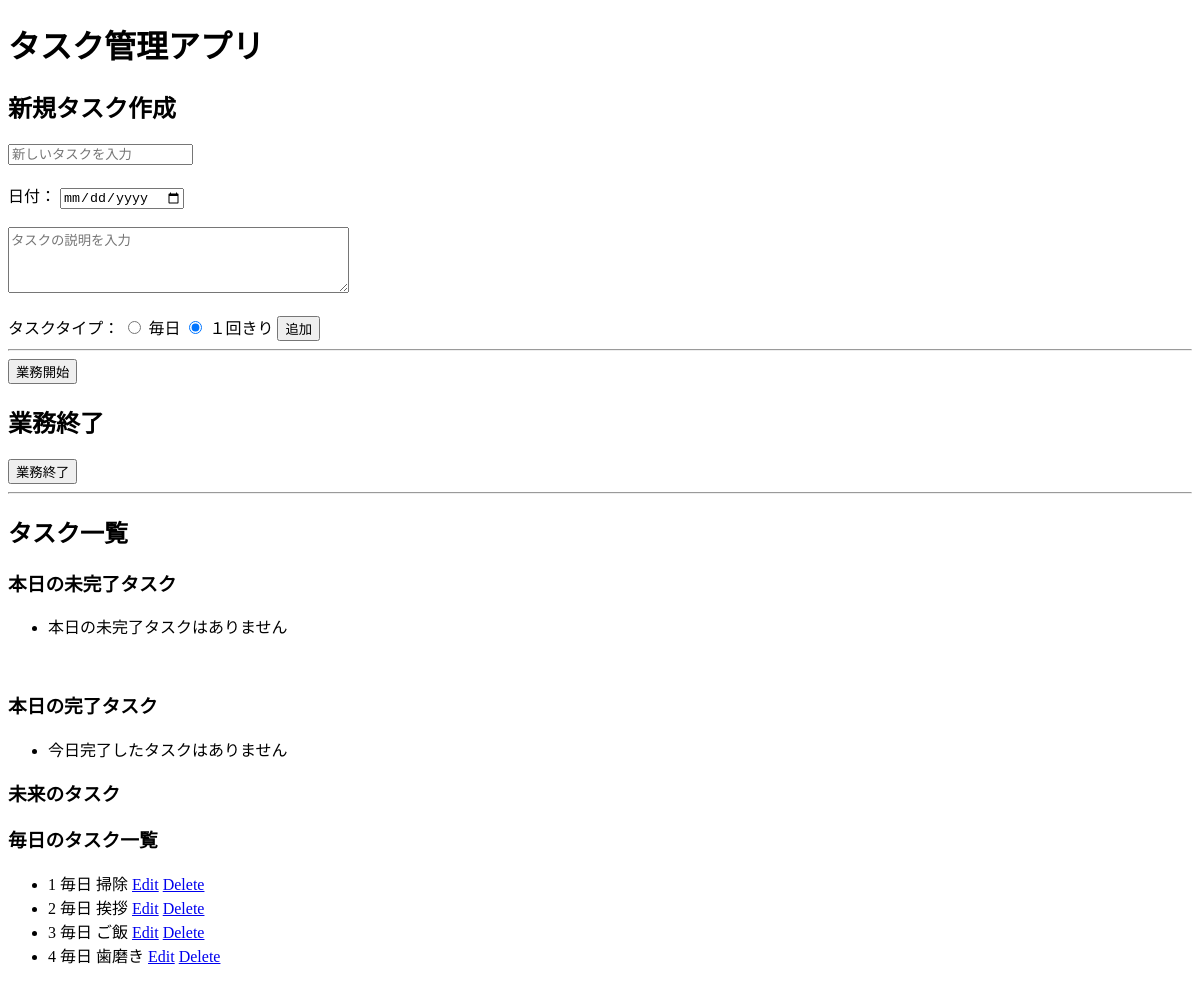
The app's page /, older data.
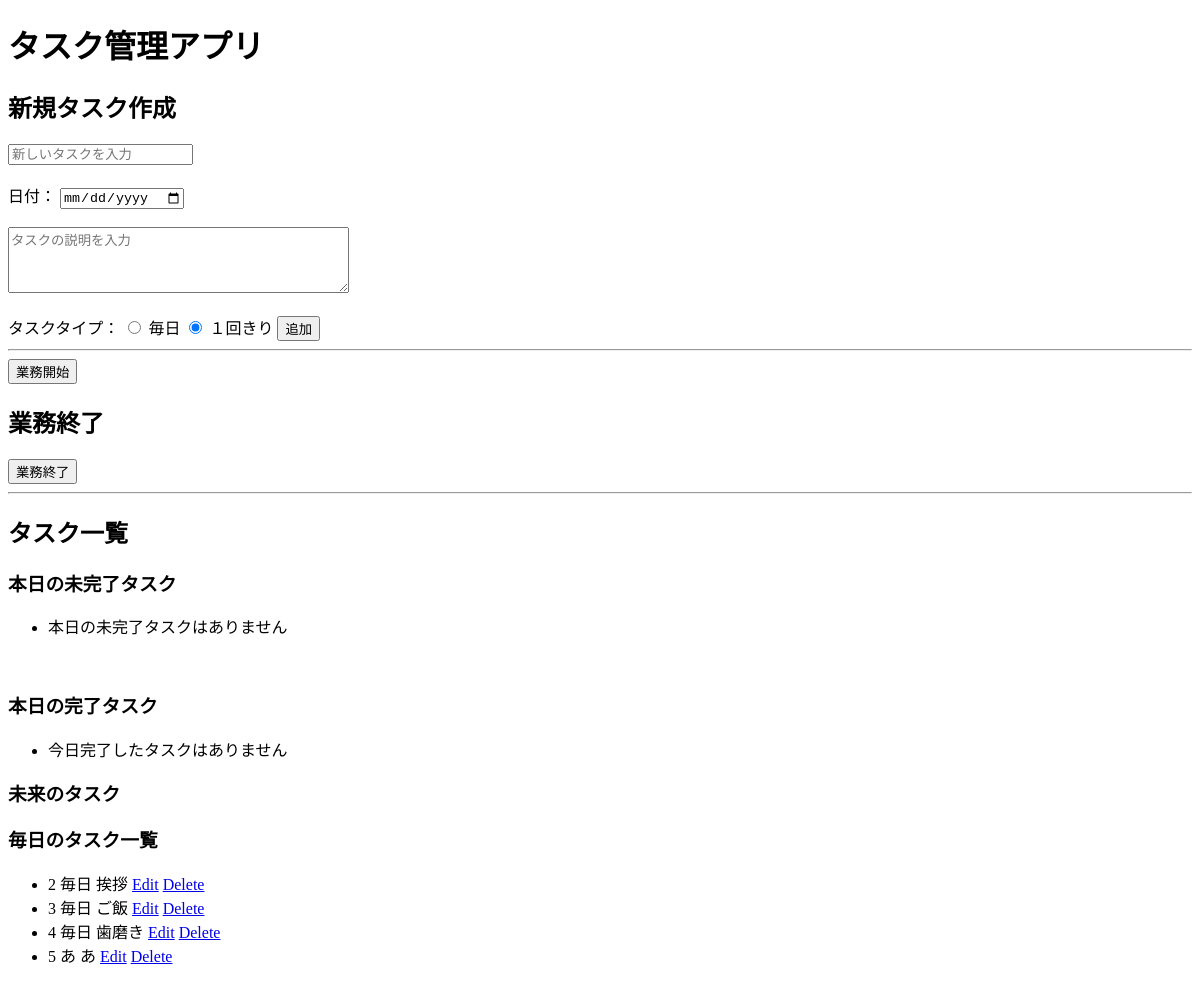
The same page, newer data.
### tasks/models.py (models this page shows, shortened)
class TaskTemplate(models.Model):
    title = models.CharField(max_length=100)
    description = models.TextField(blank=True)
    is_daily = models.BooleanField(default=False)

### tasks/views.py (the view, shortened to what this page needs)
# urls.py: path('', views.task_list, name='task_list'),
def task_list(request):
    today = now().date()
    incomplete_tasks = Task.objects.filter(is_done=False,date=today,template__isnull=True)
    completed_today_tasks = Task.objects.filter(is_done=True, completed_at__date=today)
    template_tasks = TaskTemplate.objects.all()
    future_tasks = Task.objects.filter(date__gt=timezone.now().date(), template__isnull=True).order_by('date')
    return render(request, 'tasks/task_list.html', {
        'incomplete_tasks': incomplete_tasks,
        'completed_today_tasks': completed_today_tasks,
        'today': today,
        'template_tasks': template_tasks,
        'future_tasks': future_tasks,
    })

### tasks/templates/tasks/task_list.html (shortened to what this page needs)
<!DOCTYPE html>
<html>
<head>
</head>
<body>
<h1>タスク管理アプリ</h1>
    <h2>新規タスク作成</h2>
    <form method="post">
        <input type="text" name="title" placeholder="新しいタスクを入力"><br><br>
        <label for="date">日付：</label>
        <input type="date" name="date"><br><br>
        <textarea name="description" placeholder="タスクの説明を入力" rows="4" cols="40"></textarea><br><br>
        <label>タスクタイプ：</label>
        <input type="radio" id="dairy" name="task_type" value="daily">
        <label for="dairy">毎日</label>
        <input type="radio" id="once" name="task_type" value="once" checked>
        <label for="once">１回きり</label>
        <button type="submit">追加</button>
    </form>
    <hr>
    <form method="post" action="{% url 'start_of_day' %}">
        <button type="submit">業務開始</button>
    </form>
<h2>業務終了</h2>
<form method="POST" action="{% url 'end_of_day' %}">
    <button type="submit">業務終了</button>
</form>
    <hr>
<h2>タスク一覧</h2>
    <h3>本日の未完了タスク</h3>
    <ul>
        {% for task in incomplete_tasks %}
            <li>
                <span>{{ task.id }}</span>
                <span>{{ task.title }}</span>
                <span>{{ task.description }}</span>
                <span>{{ task.date }}</span>
                <a href="{% url 'task_edit' task.id %}">Edit</a>
                <a href="{% url 'task_delete' task.id %}">Delete</a>
                <form method="POST" action="{% url 'task_complete' task.id %}">
                    {% csrf_token %}
                    <button type="submit">完了</button>
                </form>
            </li>
        {% empty %}
            <li>
                本日の未完了タスクはありません
            </li>
        {% endfor %}
    </ul>
        <br>
    <h3>本日の完了タスク</h3>
    <ul>
        {% for task in completed_today_tasks %}
            <li>
                <span>{{ task.id }}</span>
                <span>{{ task.title }}</span>
                <span>{{ task.description }}</span>
                <a href="{% url 'task_edit' task.id %}">Edit</a>
                <a href="{% url 'task_delete' task.id %}">Delete</a>
            </li>
        {% empty %}
            <li>今日完了したタスクはありません</li>
        {% endfor %}
    </ul>
    <h3>未来のタスク</h3>
    <h3>毎日のタスク一覧</h3>
    <ul>
        {% for task in template_tasks %}
            <li>
                <span>{{ task.id }}</span>
                <span>{{ task.title }}</span>
                <span>{{ task.description }}</span>
                <a href="{% url 'template_task_edit' task.id %}">Edit</a>
                <a href="{% url 'template_task_delete' task.id %}">Delete</a>
            </li>
        {% empty %}
            <li>定型タスクはありません</li>
        {% endfor %}
    </ul>
</body>
</html>

Row changes from the older to the newer data that the page shows:
removed TaskTemplate: id "1", title "毎日", description "掃除"
added TaskTemplate: id "5", title "あ", description "あ"
